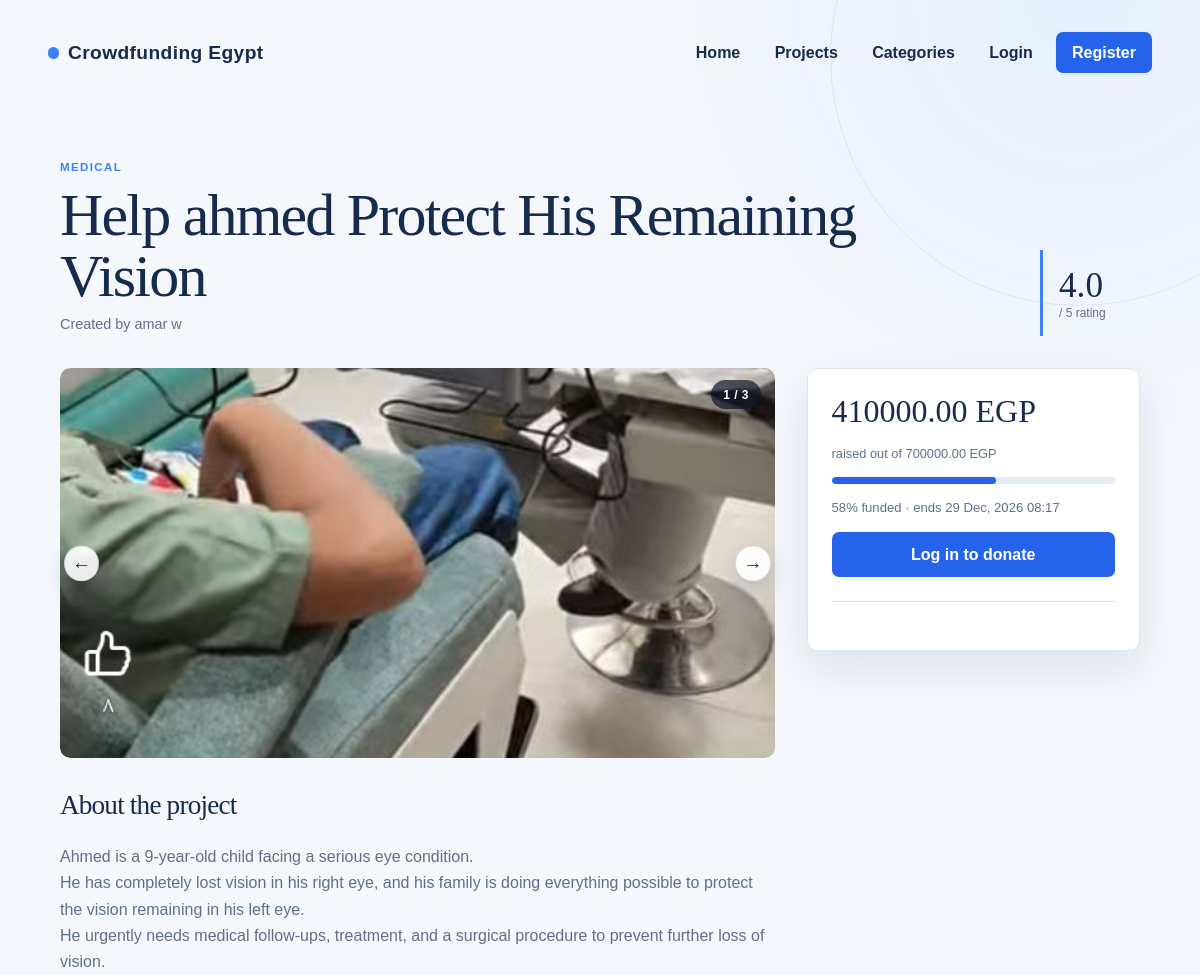
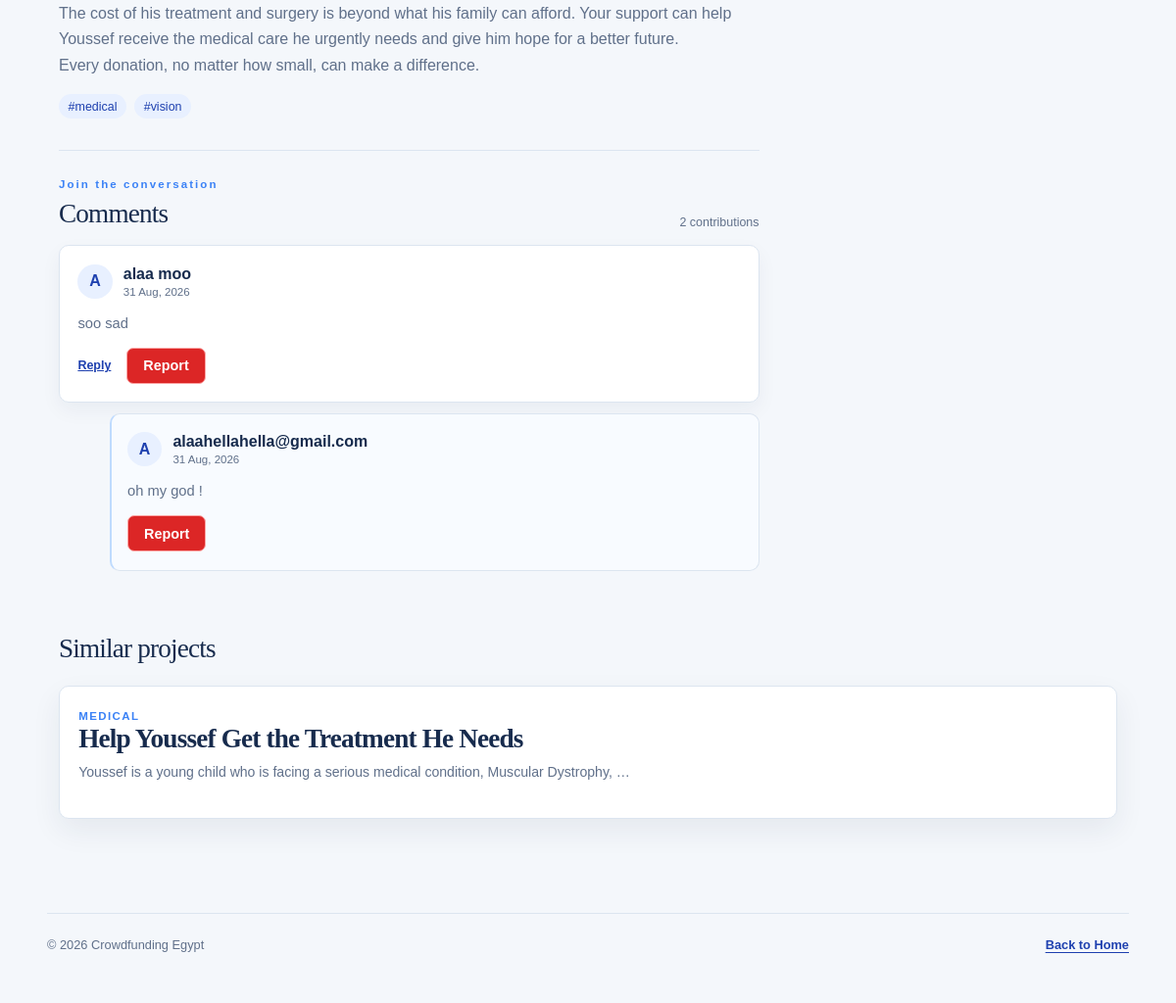
Page /14/ on the committed database (2 pictures, top to bottom).
### projects/models.py (models this page shows, shortened)
class Project(models.Model):
    class Status(models.TextChoices):
        ACTIVE = 'active', 'Active'
        CANCELLED = 'cancelled', 'Cancelled'
    creator = models.ForeignKey(settings.AUTH_USER_MODEL, on_delete=models.CASCADE, related_name='projects')
    title = models.CharField(max_length=140)
    details = models.TextField()
    category = models.ForeignKey(Category, on_delete=models.PROTECT, related_name='projects')
    tags = models.ManyToManyField(Tag, blank=True, related_name='projects')
    target = models.IntegerField()
    start_time = models.DateTimeField()
    end_time = models.DateTimeField()
    status = models.CharField(max_length=12, choices=Status.choices, default=Status.ACTIVE)
    featured = models.BooleanField(default=False)
    created_at = models.DateTimeField(auto_now_add=True)
    class Meta:
        ordering = ('-created_at',)
    @property
    def total_donations(self):
        return self.donations.aggregate(total=models.Sum('amount'))['total'] or Decimal('0')
    @property
    def progress_percent(self):
        if not self.target:
            return 0
        return min(100, int((self.total_donations / self.target) * 100))
    @property
    def average_rating(self):
        return self.ratings.aggregate(average=models.Avg('score'))['average'] or Decimal('0')
    def get_absolute_url(self):
        return reverse('projects:detail', args=[self.pk])

class Category(models.Model):
    name = models.CharField(max_length=80, unique=True)
    slug = models.SlugField(max_length=90, unique=True, blank=True)
    class Meta:
        ordering = ('name',)
        verbose_name_plural = 'categories'

class ProjectImage(models.Model):
    project = models.ForeignKey(Project, on_delete=models.CASCADE, related_name='images')
    image = models.ImageField(upload_to='project_images/')
    caption = models.CharField(max_length=140, blank=True)
    position = models.PositiveIntegerField(default=0)
    class Meta:
        ordering = ('position', 'id')

class Tag(models.Model):
    name = models.CharField(max_length=40, unique=True)
    slug = models.SlugField(max_length=50, unique=True, blank=True)
    class Meta:
        ordering = ('name',)

class Comment(models.Model):
    project = models.ForeignKey(Project, on_delete=models.CASCADE, related_name='comments')
    author = models.ForeignKey(settings.AUTH_USER_MODEL, on_delete=models.CASCADE, related_name='project_comments')
    parent = models.ForeignKey('self', on_delete=models.CASCADE, null=True, blank=True, related_name='replies')
    body = models.TextField(max_length=1000)
    created_at = models.DateTimeField(auto_now_add=True)
    class Meta:
        ordering = ('created_at',)

### accounts/models.py (models this page shows)
class User(AbstractUser):
    username = None
    email = models.EmailField(unique=True)
    mobile_phone = models.CharField(max_length=11)
    profile_picture = models.FileField(upload_to='profile_pictures/', blank=True)
    birthdate = models.DateField(blank=True, null=True)
    facebook_profile = models.URLField(blank=True)
    country = models.CharField(max_length=80, blank=True)
    USERNAME_FIELD = 'email'
    REQUIRED_FIELDS = []
    objects = UserManager()

### projects/views.py (the view)
# urls.py: path('<int:pk>/', views.project_detail, name='detail'),
def project_detail(request, pk):
    project = get_object_or_404(
        Project.objects
        .select_related('category', 'creator')
        .prefetch_related('tags', 'images', 'comments__author', 'ratings')
        .annotate(average_score=Avg('ratings__score')),
        pk=pk,
    )
    similar_projects = Project.objects.filter(status=Project.Status.ACTIVE, tags__in=project.tags.all()).exclude(pk=pk).distinct()[:4]
    context = {
        'project': project,
        'similar_projects': similar_projects,
        'donation_form': DonationForm(project=project),
        'comment_form': CommentForm(),
        'rating_form': RatingForm(instance=Rating(project=project, user=request.user)) if request.user.is_authenticated else RatingForm(),
        'report_form': ReportForm(),
    }
    return render(request, 'projects/project_detail.html', context)

### projects/templates/projects/project_detail.html (shortened to what this page needs)
{% extends 'base.html' %}
{% block content %}
<article class="project-detail">
  <header class="detail-header"><div><span class="tile-category">{{ project.category.name }}</span><h1>{{ project.title }}</h1><p>Created by {{ project.creator.get_full_name|default:project.creator.email }}</p></div><div class="rating-summary"><strong>{{ project.average_score|default:project.average_rating|floatformat:1 }}</strong><span>/ 5 rating</span></div></header>
  <div class="detail-layout">
    <section>
      <div class="detail-slider-wrap">
        {% if project.images.exists %}
          <div class="image-counter" data-image-counter>1 / {{ project.images.count }}</div>
          <button class="slider-control slider-prev" type="button" data-project-slider-prev aria-label="Previous project image">&#8592;</button>
          <button class="slider-control slider-next" type="button" data-project-slider-next aria-label="Next project image">&#8594;</button>
        {% endif %}
        <div class="project-slider" data-project-slider>{% for image in project.images.all %}<img src="{{ image.image.url }}" alt="{{ image.caption|default:project.title }}">{% empty %}<div class="image-placeholder">The project gallery will appear here.</div>{% endfor %}</div>
      </div>
      <div class="detail-copy"><h2>About the project</h2><p>{{ project.details|linebreaksbr }}</p><div class="tag-list">{% for tag in project.tags.all %}<span>#{{ tag.name }}</span>{% endfor %}</div></div>
      <section class="comments">
        <div class="comments-heading"><div><span class="eyebrow">Join the conversation</span><h2>Comments</h2></div><span class="comments-count">{{ project.comments.count }} contributions</span></div>
        <div class="comment-list">
          {% for comment in project.comments.all %}
            {% if not comment.parent_id %}
              <article class="comment-thread">
                <div class="comment">
                  <div class="comment-header"><div class="comment-avatar">{{ comment.author.first_name|first|default:comment.author.email|first|upper }}</div><div><strong>{{ comment.author.get_full_name|default:comment.author.email }}</strong><small>{{ comment.created_at|date:'d M, Y' }}</small></div></div>
                  <p>{{ comment.body }}</p>
                  <div class="comment-actions"><button class="text-button reply-toggle" type="button" data-reply-toggle="reply-form-{{ comment.pk }}" aria-expanded="false">Reply</button><a class="text-button report-button" href="{% url 'projects:report_comment' comment.pk %}">Report</a></div>
                </div>
                {% for reply in comment.replies.all %}<div class="comment comment-reply"><div class="comment-header"><div class="comment-avatar">{{ reply.author.first_name|first|default:reply.author.email|first|upper }}</div><div><strong>{{ reply.author.get_full_name|default:reply.author.email }}</strong><small>{{ reply.created_at|date:'d M, Y' }}</small></div></div><p>{{ reply.body }}</p><div class="comment-actions"><a class="text-button report-button" href="{% url 'projects:report_comment' reply.pk %}">Report</a></div></div>{% endfor %}
              </article>
            {% endif %}
          {% empty %}<p class="comments-empty">Be the first to start the conversation.</p>{% endfor %}
        </div>
      </section>
    </section>
    <aside class="support-panel">
      <div class="raised"><strong>{{ project.total_donations|floatformat:2 }} EGP</strong><span>raised out of {{ project.target|floatformat:2 }} EGP</span></div>
      <div class="progress"><span style="width: {{ project.progress_percent }}%"></span></div>
      <p>{{ project.progress_percent }}% funded &middot; ends {{ project.end_time|date:'d M, Y H:i' }}</p>
      {% if user.is_authenticated and project.status == 'active' %}
        <div class="donation-box">
          <h3>Support this project</h3>
          <form method="post" action="{% url 'projects:donate' project.pk %}">
            {% csrf_token %}
            {{ donation_form.as_p }}
            <button class="primary-donation-button" type="submit">Donate now</button>
          </form>
        </div>
      {% elif not user.is_authenticated %}
        <a class="button-link full-button large-button" href="{% url 'accounts:login' %}?next={{ request.path }}">Log in to donate</a>
      {% else %}
        <p class="donation-closed">This campaign is not accepting donations right now.</p>
      {% endif %}
      <hr>
    </aside>
  </div>
</article>
<section class="similar-projects"><h2>Similar projects</h2><div class="project-grid">{% for similar in similar_projects %}<article class="project-tile"><div class="tile-body"><span class="tile-category">{{ similar.category.name }}</span><h2><a href="{{ similar.get_absolute_url }}">{{ similar.title }}</a></h2><p>{{ similar.details|truncatewords:14 }}</p></div></article>{% empty %}<p>No similar projects yet.</p>{% endfor %}</div></section>
{% endblock %}

### rows in the picture
Project: category.name "MEDICAL", title "Help ahmed Protect His Remaining Vision", creator.get_full_name "amar w", average_score "4.0", details "Ahmed is a 9-year-old child facing a serious eye condition. He has completely lost vision in his right eye, and his family is doing everything possible to protect the vision remaining in his left eye. He urgently needs medical follow-ups, treatment, and a surgical procedure to prevent further loss of vision. The cost of his treatment and surgery is beyond what his family can afford. Your support can help Youssef receive the medical care he urgently needs and give him hope for a better future. Every donation, no matter how small, can make a difference.", comments.count "2", total_donations "410000.00", target "700000.00", progress_percent "58", end_time "29 Dec, 2026 08:17"
ProjectImage: image (picture)
Tag: name "medical"
Tag: name "vision"
Comment: author.first_name|first "A", author.get_full_name "alaa moo", created_at "31 Aug, 2026", body "soo sad"
Comment: author.first_name|first "A", author.get_full_name "alaahellahella@gmail.com", created_at "31 Aug, 2026", body "oh my god !"
Project: category.name "MEDICAL", title "Help Youssef Get the Treatment He Needs", details "Youssef is a young child who is facing a serious medical condition, Muscular Dystrophy, …"
